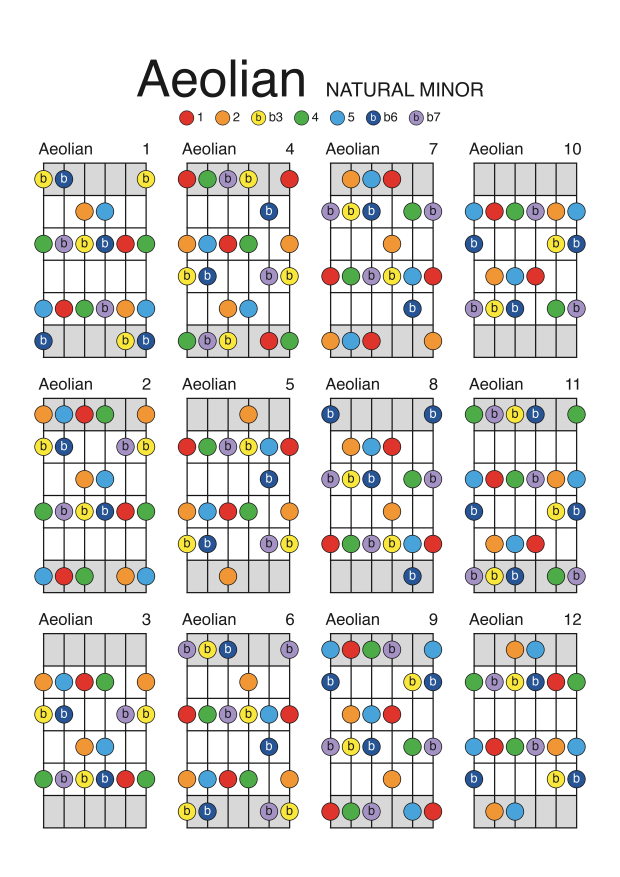
#> input picture charts/aeolian-12-positions-A4.png, 2480 x 3508 px (shown at 1/4 size)
$ python -i detect.py   (imports and definitions only)
#> lines starting #> are read from the running program, lines starting #| are printed output that depends on the picture; after the words box and inside, x2 and y2 are one past the last pixel; in counts of white or black regions, pixels touching at a corner belong together
### converter/scales.py
"""Scale definitions and the 12-position fretboard model.

Every chart shows the same six-fret window of the fretboard in 12 keys:
position p shifts the scale one fret down relative to position p-1. Modes of
the major scale reuse the Ionian shapes and only relabel the degrees, so each
scale stores the distance of its root from the Ionian root.
"""

from dataclasses import dataclass

STRINGS = 6
ROWS = 6
POSITIONS = 12

# Semitones above the low E string, modulo 12, for strings E A D G B e.
STRING_OFFSETS = (0, 5, 10, 3, 7, 0)
G_STRING = 3
B_STRING = 4

GREY_ROWS = (0, ROWS - 1)


@dataclass(frozen=True)
class Degree:
    number: int
    accidental: str = ""

    @property
    def label(self) -> str:
        return f"{self.accidental}{self.number}"


@dataclass(frozen=True)
class Scale:
    key: str
    name: str
    subtitle: str
    # semitone above the scale root -> degree
    degrees: dict
    # semitones from the Ionian root of the shared shapes up to this scale's root
    root_offset: int

    @property
    def formula(self) -> str:
        return " ".join(self.degrees[s].label for s in sorted(self.degrees))


def _degrees(spec: str) -> dict:
    natural = {1: 0, 2: 2, 3: 4, 4: 5, 5: 7, 6: 9, 7: 11}
    result = {}
    for token in spec.split():
        accidental = token[:-1]
        number = int(token[-1])
        shift = {"": 0, "b": -1, "#": 1, "bb": -2}[accidental]
        result[(natural[number] + shift) % 12] = Degree(number, accidental)
    return result


def _scale(key, name, subtitle, spec, root_offset):
    return Scale(key, name, subtitle, _degrees(spec), root_offset)


SCALES = {
    s.key: s
    for s in (
        _scale("ionian", "Ionian", "MAJOR DIATONIC", "1 2 3 4 5 6 7", 0),
        _scale("dorian", "Dorian", "MINOR MODE", "1 2 b3 4 5 6 b7", 2),
        _scale("phrygian", "Phrygian", "MINOR MODE", "1 b2 b3 4 5 b6 b7", 4),
        _scale("lydian", "Lydian", "MAJOR MODE", "1 2 3 #4 5 6 7", 5),
        _scale("mixolydian", "Mixolydian", "DOMINANT MODE", "1 2 3 4 5 6 b7", 7),
        _scale("aeolian", "Aeolian", "NATURAL MINOR", "1 2 b3 4 5 b6 b7", 9),
        _scale("locrian", "Locrian", "HALF-DIMINISHED MODE", "1 b2 b3 4 b5 b6 b7", 11),
        _scale("harmonic_minor", "Harmonic Minor", "MINOR", "1 2 b3 4 5 b6 7", 9),
        _scale("major_pentatonic", "Major Pentatonic", "PENTATONIC", "1 2 3 5 6", 0),
        _scale("minor_pentatonic", "Minor Pentatonic", "PENTATONIC", "1 b3 4 5 b7", 9),
        _scale("diminished_whole_half", "Diminished WH", "WHOLE-HALF", "1 2 b3 4 b5 b6 bb7 7", 0),
        _scale("diminished_half_whole", "Diminished HW", "HALF-WHOLE", "1 b2 #2 3 #4 5 6 b7", 0),
    )
}


# [22 lines left out: functions _is_hidden_duplicate, position_grid, not called in this run]


def chart_grids(scale: Scale) -> list:
    return [position_grid(scale, p) for p in range(1, POSITIONS + 1)]


def occupancy(scale: Scale) -> list:
    """Boolean dot layout of the whole chart, used to recognise photographed charts."""
    return [[[cell is not None for cell in row] for row in grid] for grid in chart_grids(scale)]

### converter/detect.py
"""Reads a photographed 12-position chart: finds the 12 fretboard grids and their dots."""

from dataclasses import dataclass, field

import cv2
import numpy as np

from .scales import POSITIONS, ROWS, STRINGS

WORK_WIDTH = 1400
COLUMNS = 4
CHART_ROWS = 3
# Row height divided by string spacing on the printed charts.
ROW_TO_STRING_RATIO = 1.6
DOT_RADIUS_TO_STRING = 0.44


class ChartNotFound(Exception):
    pass


@dataclass
class Diagram:
    # (ROWS, STRINGS, 2) array of x, y centres of every string/row crossing
    points: np.ndarray
    string_gap: float
    row_gap: float
    dots: np.ndarray
    colors: np.ndarray


@dataclass
class Detection:
    diagrams: list
    work_image: np.ndarray
    line_contrast: np.ndarray = field(default=None)
    paper_distance: np.ndarray = field(default=None)

    @property
    def occupancy(self) -> np.ndarray:
        return np.array([d.dots for d in self.diagrams])


def _runs(active: np.ndarray, min_length: int, max_gap: int) -> list:
    runs = []
    start = None
    last_on = None
    for index, on in enumerate(active):
        if on:
            if start is None:
                start = index
            last_on = index
        elif start is not None and index - last_on > max_gap:
            if last_on - start + 1 >= min_length:
                runs.append((start, last_on))
            start = None
    if start is not None and last_on - start + 1 >= min_length:
        runs.append((start, last_on))
    return runs


def _stroke_masks(gray: np.ndarray):
    """Thin dark strokes only: grid lines and dot outlines, without filled dots.

    The opening kernels are shorter than one grid cell so that slightly tilted
    lines survive them.
    """
    kernel = cv2.getStructuringElement(cv2.MORPH_RECT, (15, 15))
    blackhat = cv2.morphologyEx(gray, cv2.MORPH_BLACKHAT, kernel)
    _, strokes = cv2.threshold(blackhat, 0, 255, cv2.THRESH_BINARY + cv2.THRESH_OTSU)
    horizontal = cv2.morphologyEx(strokes, cv2.MORPH_OPEN, cv2.getStructuringElement(cv2.MORPH_RECT, (34, 1)))
    vertical = cv2.morphologyEx(strokes, cv2.MORPH_OPEN, cv2.getStructuringElement(cv2.MORPH_RECT, (1, 45)))
    return horizontal, vertical


def _best_comb(profile: np.ndarray, teeth: int, start_range, gap_range, guard_teeth: bool) -> tuple:
    """Fit `teeth` equally spaced peaks to a 1-D profile; returns (start, gap).

    Each tooth contributes at most half of the profile maximum so that every
    tooth has to land on a line. Guard teeth one step outside the comb must
    stay empty, which rejects fits shifted by a whole step.
    """
    smooth = np.convolve(profile, np.ones(5) / 5, mode="same")
    capped = np.minimum(smooth, smooth.max() * 0.5)
    best = (-np.inf, start_range[0], gap_range[0])
    for gap in np.arange(gap_range[0], gap_range[1] + 0.01, 0.5):
        offsets = np.arange(teeth) * gap
        for start in np.arange(start_range[0], start_range[1] + 0.01, 1.0):
            positions = np.round(start + offsets).astype(int)
            if positions[0] < 0 or positions[-1] >= len(capped):
                continue
            score = capped[positions].sum()
            if guard_teeth:
                for guard in (int(round(start - gap)), int(round(start + teeth * gap))):
                    if 0 <= guard < len(capped):
                        score -= capped[guard]
            if score > best[0]:
                best = (score, start, gap)
    return best[1], best[2]


def _column_bands(horizontal: np.ndarray) -> list:
    """Horizontal extents of the four diagram columns.

    Counts separate lines rather than pixels: a column stacks 21 fret lines,
    while the thick strokes of a large page title add only two or three.
    """
    width = horizontal.shape[1]
    on = horizontal > 0
    line_count = (on[1:] & ~on[:-1]).sum(axis=0).astype(float)
    profile = np.convolve(line_count, np.ones(5) / 5, mode="same")
    return _runs(profile > profile.max() * 0.25, min_length=width // 14, max_gap=12)


def _diagram_spans(vertical: np.ndarray, band) -> list:
    left, right = band
    row_gap = (right - left) / (STRINGS - 1) * ROW_TO_STRING_RATIO
    profile = (vertical[:, left : right + 1] > 0).sum(axis=1)
    # A dot hides its string for 0.56 of a row; the label strip between diagrams is a full row tall.
    return _runs(profile >= 2, min_length=int(row_gap * 4), max_gap=int(row_gap * 0.8))


def _fit_strings(vertical: np.ndarray, y_range, x_window, start_range, gap_range):
    y0, y1 = y_range
    x0, x1 = x_window
    profile = (vertical[y0:y1, x0:x1] > 0).sum(axis=0).astype(float)
    start, gap = _best_comb(
        profile, STRINGS, (start_range[0] - x0, start_range[1] - x0), gap_range, guard_teeth=True
    )
    return x0 + start, gap


def _fit_frets(horizontal: np.ndarray, vertical: np.ndarray, x_range, start_range, gap_range):
    """Find the top fret line and the row height of one diagram.

    Combines the comb of seven fret lines with the vertical extent of the
    strings: strings run exactly from the first to the last fret line.
    """
    xa, xb = x_range
    line_profile = np.convolve((horizontal[:, xa:xb] > 0).sum(axis=1).astype(float), np.ones(5) / 5, mode="same")
    reference = line_profile[max(0, int(start_range[0])) : int(start_range[1] + (ROWS + 1) * gap_range[1])]
    cap = max(1.0, reference.max() * 0.5) if reference.size else 1.0
    capped = np.minimum(line_profile, cap) / cap
    strings_present = ((vertical[:, xa:xb] > 0).sum(axis=1) >= 4).astype(float)
    cumulative = np.concatenate([[0.0], np.cumsum(strings_present)])
    size = len(capped)

    def presence(a, b):
        a, b = int(max(0, min(size, a))), int(max(0, min(size, b)))
        return (cumulative[b] - cumulative[a]) / (b - a) if b > a else 0.0

    def tooth(y):
        y = int(round(y))
        return capped[y] if 0 <= y < size else 0.0

    best = (-np.inf, start_range[0], gap_range[0])
    for gap in np.arange(gap_range[0], gap_range[1] + 0.01, 0.5):
        for start in np.arange(start_range[0], start_range[1] + 0.01, 1.0):
            end = start + ROWS * gap
            if start < 0 or end >= size:
                continue
            score = sum(tooth(start + k * gap) for k in range(ROWS + 1))
            score -= tooth(start - gap) + tooth(end + gap)
            score += 4.0 * presence(start, end)
            score -= 2.0 * (presence(start - gap, start - 0.15 * gap) + presence(end + 0.15 * gap, end + gap))
            if score > best[0]:
                best = (score, start, gap)
    return best[1], best[2]


def _refine_grid(horizontal: np.ndarray, vertical: np.ndarray, band, span) -> tuple:
    """Fit the 6x6 lattice of one diagram; returns (points, string_gap, row_gap).

    Strings are fitted separately in the upper and lower half and frets in the
    left and right half, so a tilted or perspective-distorted diagram still gets
    every crossing in the right place.
    """
    left, right = band
    top, bottom = span
    height, width = horizontal.shape
    band_gap = (right - left) / (STRINGS - 1)
    # The band can miss an outer string when the photo crops it, so search more than one string wide.
    slack_x = int(band_gap * 1.3)
    x_window = (max(0, left - slack_x - 5), min(width, right + slack_x + 5))
    x_start, string_gap = _fit_strings(
        vertical, (top, bottom), x_window, (left - slack_x, left + slack_x), (band_gap * 0.85, band_gap * 1.15)
    )

    # Dots can hide the strings in the first or last row and the page title can extend a span
    # upwards, so the span only brackets the frame; the row height itself follows the string gap.
    nominal_row_gap = string_gap * ROW_TO_STRING_RATIO
    earliest = max(0.0, top - 1.2 * nominal_row_gap)
    latest = max(top, bottom - ROWS * nominal_row_gap) + 1.2 * nominal_row_gap
    x_range = (max(0, int(x_start)), min(width, int(x_start + (STRINGS - 1) * string_gap)))
    y_start, row_gap = _fit_frets(
        horizontal, vertical, x_range, (earliest, latest), (nominal_row_gap * 0.95, nominal_row_gap * 1.05)
    )
    y_end = y_start + ROWS * row_gap
    y_mid = (y_start + y_end) / 2
    x_mid = x_start + (STRINGS - 1) * string_gap / 2

    tight_x = (x_start - 0.6 * string_gap, x_start + 0.6 * string_gap)
    tight_gap = (string_gap * 0.94, string_gap * 1.06)
    upper = _fit_strings(vertical, (max(0, int(y_start)), int(y_mid)), x_window, tight_x, tight_gap)
    lower = _fit_strings(vertical, (int(y_mid), min(height, int(y_end))), x_window, tight_x, tight_gap)
    y_upper, y_lower = (y_start + y_mid) / 2, (y_mid + y_end) / 2

    tight_y = (max(0.0, y_start - 0.3 * row_gap), y_start + 0.3 * row_gap)
    fixed_gap = (row_gap, row_gap)
    left_half = _fit_frets(horizontal, vertical, (x_range[0], int(x_mid)), tight_y, fixed_gap)
    right_half = _fit_frets(horizontal, vertical, (int(x_mid), x_range[1]), tight_y, fixed_gap)
    x_left, x_right = (x_range[0] + x_mid) / 2, (x_mid + x_range[1]) / 2
    fret_slope = (right_half[0] - left_half[0]) / (x_right - x_left)

    points = np.zeros((ROWS, STRINGS, 2))
    for row in range(ROWS):
        y_center = y_start + (row + 0.5) * row_gap
        blend = (y_center - y_upper) / (y_lower - y_upper)
        for string in range(STRINGS):
            x = (upper[0] + string * upper[1]) * (1 - blend) + (lower[0] + string * lower[1]) * blend
            y = left_half[0] + (x - x_left) * fret_slope + (row + 0.5) * row_gap
            points[row, string] = (x, y)
    return points, string_gap, row_gap


def _disk_offsets(radius: float, exclude_vertical_strip: float = 0.0):
    reach = int(np.ceil(radius))
    ys, xs = np.mgrid[-reach : reach + 1, -reach : reach + 1]
    keep = (np.hypot(xs, ys) <= radius) & (np.abs(xs) >= exclude_vertical_strip)
    return ys[keep], xs[keep]


def _sample(image: np.ndarray, cy: float, cx: float, offsets) -> np.ndarray:
    ys = np.clip(np.round(cy + offsets[0]).astype(int), 0, image.shape[0] - 1)
    xs = np.clip(np.round(cx + offsets[1]).astype(int), 0, image.shape[1] - 1)
    return image[ys, xs]


def _crossing_features(lab: np.ndarray, points: np.ndarray, string_gap: float, row_gap: float):
    """Measure every string/row crossing.

    Returns the fill colour, how strongly the string line shows through the
    centre (a dot covers it), and the colour distance between fill and paper.
    """
    radius = string_gap * DOT_RADIUS_TO_STRING
    fill_offsets = _disk_offsets(radius * 0.62, exclude_vertical_strip=radius * 0.3)
    patch_offsets = _disk_offsets(radius * 0.22)
    half_height = max(2, int(radius * 0.45))
    shift_reach = max(2, int(radius * 0.3))
    lightness = lab[:, :, 0]

    fills = np.zeros((ROWS, STRINGS, 3))
    line_contrast = np.zeros((ROWS, STRINGS))
    paper_distance = np.zeros((ROWS, STRINGS))
    for row in range(ROWS):
        for string in range(STRINGS):
            cx, cy = points[row, string]
            paper_samples = []
            for dx in (-0.5, 0.5):
                # Outside the frame the paper is white even next to a shaded row.
                if (string == 0 and dx < 0) or (string == STRINGS - 1 and dx > 0):
                    continue
                for dy in (-0.3, 0.3):
                    paper_samples.append(
                        _sample(lab, cy + dy * row_gap, cx + dx * string_gap, patch_offsets).reshape(-1, 3)
                    )
            paper = np.median(np.concatenate(paper_samples), axis=0)
            fill = np.median(_sample(lab, cy, cx, fill_offsets).reshape(-1, 3), axis=0)
            yc, xc = int(round(cy)), int(round(cx))
            window = lightness[
                max(0, yc - half_height) : yc + half_height + 1,
                max(0, xc - shift_reach) : xc + shift_reach + 1,
            ]
            fills[row, string] = fill
            line_contrast[row, string] = fill[0] - window.mean(axis=0).min() if window.size else 0.0
            paper_distance[row, string] = np.linalg.norm(fill - paper)
    return fills, line_contrast, paper_distance


LINE_VISIBLE_FRACTION = 0.45
CLEAR_FILL_DISTANCE = 40.0


def _classify(line_contrast: np.ndarray, paper_distance: np.ndarray) -> np.ndarray:
    """A crossing holds a dot when its string line is hidden or its fill clearly differs from paper.

    Roughly half of all crossings are empty, so a high percentile of the line
    contrast is the contrast of an uncovered string line in this photo.
    """
    uncovered_line = np.percentile(line_contrast, 80)
    return (line_contrast < uncovered_line * LINE_VISIBLE_FRACTION) | (paper_distance > CLEAR_FILL_DISTANCE)


def detect_chart(image_bgr: np.ndarray) -> Detection:
    scale = WORK_WIDTH / image_bgr.shape[1]
    interpolation = cv2.INTER_CUBIC if scale > 1 else cv2.INTER_AREA
    work = cv2.resize(image_bgr, None, fx=scale, fy=scale, interpolation=interpolation)
    gray = cv2.cvtColor(work, cv2.COLOR_BGR2GRAY)
    horizontal, vertical = _stroke_masks(gray)

    bands = _column_bands(horizontal)
    if len(bands) != COLUMNS:
        raise ChartNotFound(f"expected {COLUMNS} columns of diagrams, found {len(bands)}")

    lab = cv2.cvtColor(cv2.GaussianBlur(work, (0, 0), 1.2), cv2.COLOR_BGR2LAB).astype(np.float32)
    lattices = []
    for band in bands:
        spans = _diagram_spans(vertical, band)
        if len(spans) != CHART_ROWS:
            raise ChartNotFound(f"expected {CHART_ROWS} diagrams in a column, found {len(spans)}")
        for span in spans:
            lattices.append(_refine_grid(horizontal, vertical, band, span))

    features = [_crossing_features(lab, *lattice) for lattice in lattices]
    line_contrast = np.array([f[1] for f in features])
    paper_distance = np.array([f[2] for f in features])
    dots = _classify(line_contrast, paper_distance)
    diagrams = [
        Diagram(points, string_gap, row_gap, dots[index], features[index][0])
        for index, (points, string_gap, row_gap) in enumerate(lattices)
    ]
    assert len(diagrams) == POSITIONS
    return Detection(diagrams, work, line_contrast, paper_distance)


# [14 lines left out: function draw_overlay, not called in this run]

>>> import cv2
>>> picture = cv2.imread('../charts/aeolian-12-positions-A4.png')
#> picture is the input picture: shape (3508, 2480, 3); mean B, G, R 220.5, 223.4, 224.3
>>> result = detect_chart(picture)
#> in _stroke_masks, `blackhat = cv2.morphologyEx(gray, cv2.MORPH_BLACKHAT, kernel)`:
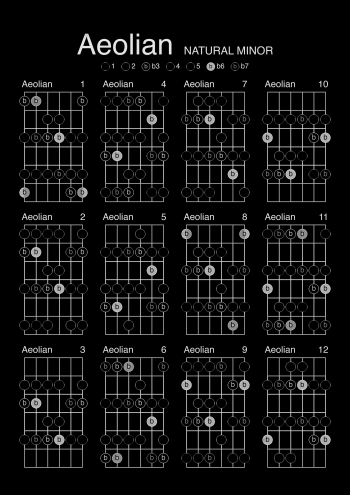
#> blackhat: shape (1980, 1400) (shown at 1/4 size); min 0, max 238, mean 16.5
#> in _stroke_masks, `_, strokes = cv2.threshold(blackhat, 0, 255, cv2.THRESH_BINARY + cv2.T..`:
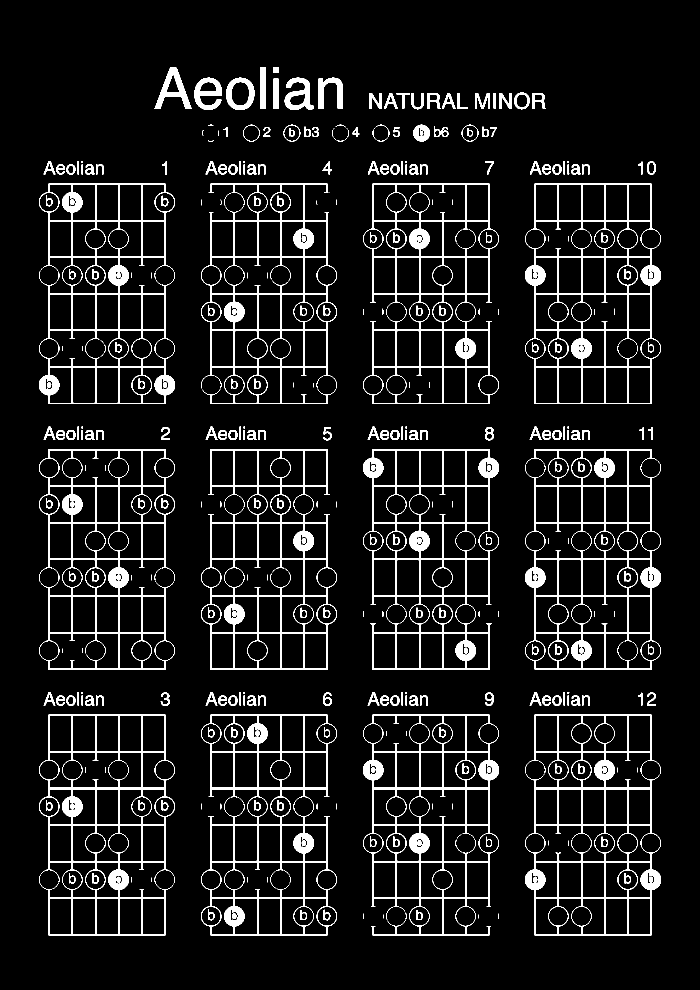
#> strokes: shape (1980, 1400) (shown at 1/2 size); 8.4% white; 429 white regions (133 under 20 px), largest, box (x1, y1, x2, y2) and area: (1050, 898, 1322, 1340) 16922, (726, 898, 998, 1340) 16921, (78, 367, 350, 808) 16351
#> in _stroke_masks, `vertical = cv2.morphologyEx(strokes, cv2.MORPH_OPEN, cv2.getStructurin..`:
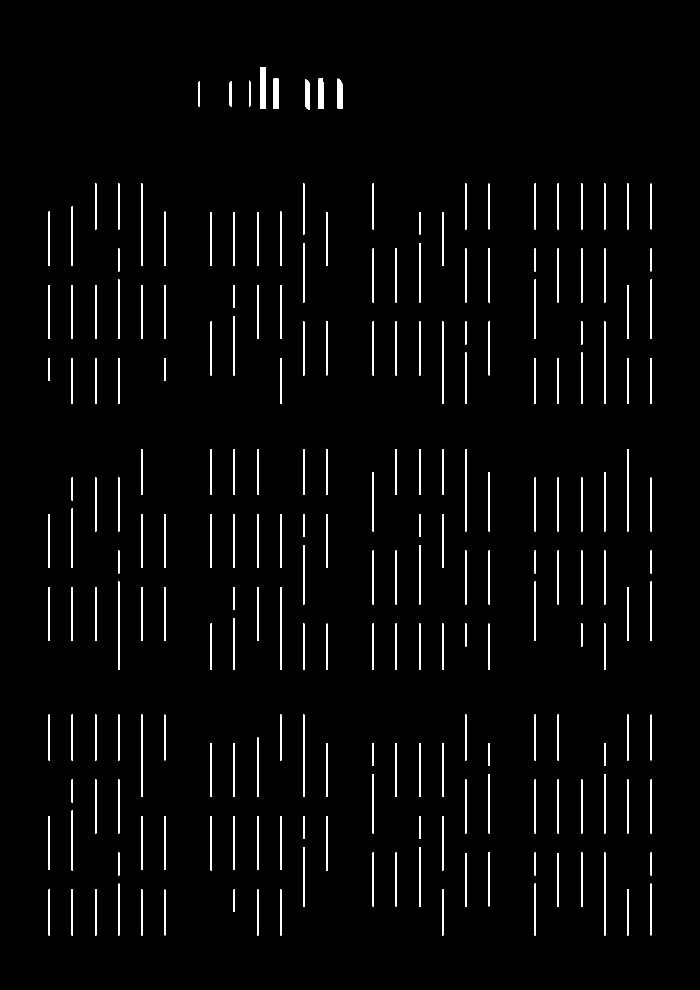
#> vertical: shape (1980, 1400) (shown at 1/2 size); 2.4% white; 220 white regions, largest, box (x1, y1, x2, y2) and area: (521, 134, 531, 218) 840, (546, 157, 557, 218) 669, (636, 157, 647, 218) 662
#> in _column_bands, `line_count = (on[1:] & ~on[:-1]).sum(axis=0).astype(float)`: line_count = 1400 values, max 27 at index 590, min 0 at index 0, mean 15.29
#> in _column_bands, `profile = np.convolve(line_count, np.ones(5) / 5, mode="same")`: profile = 1400 values, max 27 at index 592, min 0 at index 0, mean 15.29
#> the loop in _runs, `for index, on in enumerate(active):` made 1400 passes
#> start on pass 98: 97
#> after the loop in _runs, `for index, on in enumerate(active):`: runs = [(97, 332), (420, 657), (745, 981), (1068, 1305)]
#> in detect_chart, `lab = cv2.cvtColor(cv2.GaussianBlur(work, (0, 0), 1.2), cv2.COLOR_BGR2..`:
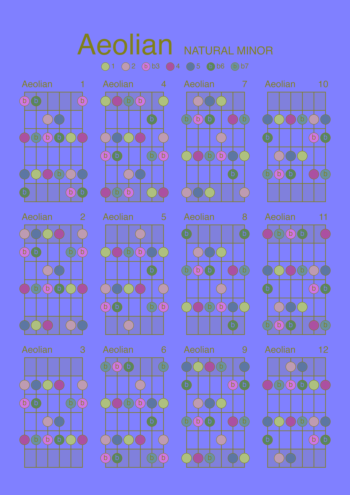
#> lab: shape (1980, 1400, 3) float32 (shown at 1/4 size); mean B, G, R 227.2, 128.6, 129.9
#> the loop in detect_chart, `for band in bands:` made 4 passes
#> in _crossing_features, `lightness = lab[:, :, 0]`:
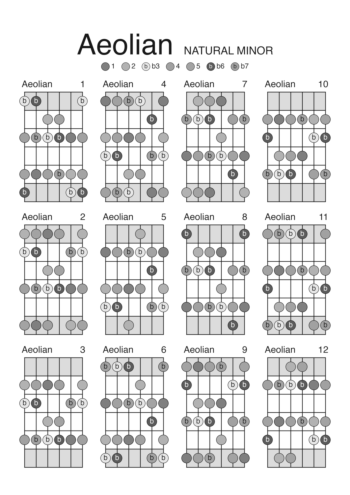
#> lightness: shape (1980, 1400) float32 (shown at 1/4 size); min 24, max 255, mean 226.4
#> in _disk_offsets (call 7), `keep = (np.hypot(xs, ys) <= radius) & (np.abs(xs) >= exclude_vertical_..`:
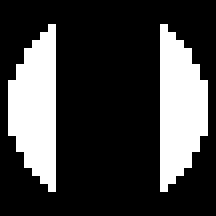
#> keep: shape (27, 27) bool (shown 8 times larger); 24.7% white; 2 white regions, box (x1, y1, x2, y2) and area: (1, 3, 7, 24) 90, (20, 3, 26, 24) 90
